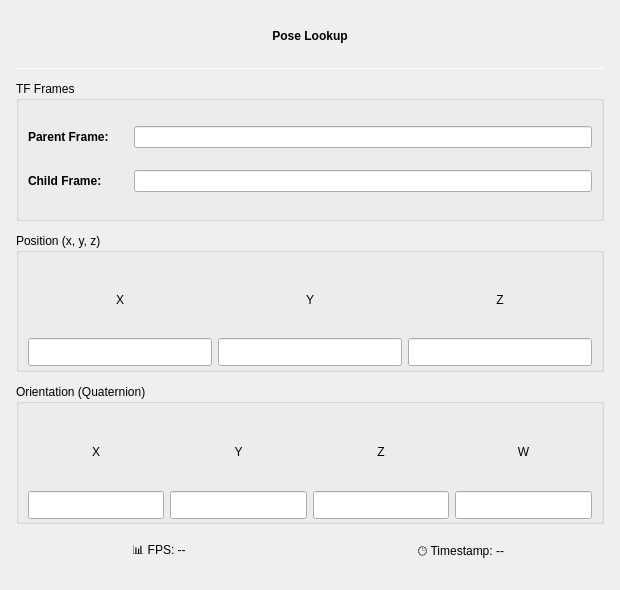
<?xml version="1.0" encoding="UTF-8"?>
<ui version="4.0">
 <class>Form</class>
 <widget class="QWidget" name="Form">
  <property name="geometry">
   <rect>
    <x>0</x>
    <y>0</y>
    <width>620</width>
    <height>590</height>
   </rect>
  </property>
  <property name="sizePolicy">
   <sizepolicy hsizetype="Expanding" vsizetype="Expanding">
    <horstretch>0</horstretch>
    <verstretch>0</verstretch>
   </sizepolicy>
  </property>
  <property name="windowTitle">
   <string>Pose Visualization</string>
  </property>
  <layout class="QVBoxLayout" name="verticalLayout">
   <property name="spacing">
    <number>12</number>
   </property>
   <property name="leftMargin">
    <number>16</number>
   </property>
   <property name="topMargin">
    <number>16</number>
   </property>
   <property name="rightMargin">
    <number>16</number>
   </property>
   <property name="bottomMargin">
    <number>16</number>
   </property>
   <item>
    <widget class="QLabel" name="label_topic_name">
     <property name="sizePolicy">
      <sizepolicy hsizetype="Expanding" vsizetype="Fixed">
       <horstretch>0</horstretch>
       <verstretch>0</verstretch>
      </sizepolicy>
     </property>
     <property name="minimumSize">
      <size>
       <width>0</width>
       <height>40</height>
      </size>
     </property>
     <property name="maximumSize">
      <size>
       <width>16777215</width>
       <height>40</height>
      </size>
     </property>
     <property name="font">
      <font>
       <family>Segoe UI</family>
       <weight>75</weight>
       <bold>true</bold>
      </font>
     </property>
     <property name="text">
      <string>Pose Lookup</string>
     </property>
     <property name="scaledContents">
      <bool>false</bool>
     </property>
     <property name="alignment">
      <set>Qt::AlignCenter</set>
     </property>
     <property name="wordWrap">
      <bool>false</bool>
     </property>
    </widget>
   </item>
   <item>
    <widget class="QFrame" name="frameSeparator">
     <property name="maximumSize">
      <size>
       <width>16777215</width>
       <height>1</height>
      </size>
     </property>
     <property name="frameShape">
      <enum>QFrame::HLine</enum>
     </property>
     <property name="frameShadow">
      <enum>QFrame::Sunken</enum>
     </property>
    </widget>
   </item>
   <item>
    <widget class="QGroupBox" name="groupBoxFrames">
     <property name="minimumSize">
      <size>
       <width>0</width>
       <height>80</height>
      </size>
     </property>
     <property name="title">
      <string>TF Frames</string>
     </property>
     <layout class="QVBoxLayout" name="verticalLayout_frames">
      <item>
       <layout class="QHBoxLayout" name="layout_parent_frame">
        <item>
         <widget class="QLabel" name="label_parent_frame">
          <property name="minimumSize">
           <size>
            <width>100</width>
            <height>0</height>
           </size>
          </property>
          <property name="font">
           <font>
            <weight>75</weight>
            <bold>true</bold>
           </font>
          </property>
          <property name="text">
           <string>Parent Frame:</string>
          </property>
         </widget>
        </item>
        <item>
         <widget class="QLineEdit" name="lineEdit_parent_frame">
          <property name="sizePolicy">
           <sizepolicy hsizetype="Expanding" vsizetype="Fixed">
            <horstretch>0</horstretch>
            <verstretch>0</verstretch>
           </sizepolicy>
          </property>
          <property name="minimumSize">
           <size>
            <width>0</width>
            <height>0</height>
           </size>
          </property>
          <property name="readOnly">
           <bool>true</bool>
          </property>
         </widget>
        </item>
       </layout>
      </item>
      <item>
       <layout class="QHBoxLayout" name="layout_child_frame">
        <item>
         <widget class="QLabel" name="label_child_frame">
          <property name="minimumSize">
           <size>
            <width>100</width>
            <height>0</height>
           </size>
          </property>
          <property name="font">
           <font>
            <weight>75</weight>
            <bold>true</bold>
           </font>
          </property>
          <property name="text">
           <string>Child Frame:</string>
          </property>
         </widget>
        </item>
        <item>
         <widget class="QLineEdit" name="lineEdit_child_frame">
          <property name="readOnly">
           <bool>true</bool>
          </property>
         </widget>
        </item>
       </layout>
      </item>
     </layout>
    </widget>
   </item>
   <item>
    <widget class="QGroupBox" name="groupBoxPosition">
     <property name="minimumSize">
      <size>
       <width>0</width>
       <height>90</height>
      </size>
     </property>
     <property name="title">
      <string>Position (x, y, z)</string>
     </property>
     <layout class="QHBoxLayout" name="horizontalLayout_position">
      <property name="spacing">
       <number>6</number>
      </property>
      <property name="bottomMargin">
       <number>3</number>
      </property>
      <item>
       <layout class="QVBoxLayout" name="layout_pos_x">
        <property name="spacing">
         <number>0</number>
        </property>
        <item>
         <widget class="QLabel" name="label_pos_x">
          <property name="text">
           <string>X</string>
          </property>
          <property name="alignment">
           <set>Qt::AlignCenter</set>
          </property>
         </widget>
        </item>
        <item>
         <widget class="QLineEdit" name="lineEdit_pos_x">
          <property name="minimumSize">
           <size>
            <width>80</width>
            <height>28</height>
           </size>
          </property>
          <property name="font">
           <font>
            <pointsize>11</pointsize>
           </font>
          </property>
          <property name="alignment">
           <set>Qt::AlignCenter</set>
          </property>
          <property name="readOnly">
           <bool>true</bool>
          </property>
         </widget>
        </item>
       </layout>
      </item>
      <item>
       <layout class="QVBoxLayout" name="layout_pos_y">
        <property name="spacing">
         <number>0</number>
        </property>
        <item>
         <widget class="QLabel" name="label_pos_y">
          <property name="text">
           <string>Y</string>
          </property>
          <property name="alignment">
           <set>Qt::AlignCenter</set>
          </property>
         </widget>
        </item>
        <item>
         <widget class="QLineEdit" name="lineEdit_pos_y">
          <property name="enabled">
           <bool>true</bool>
          </property>
          <property name="minimumSize">
           <size>
            <width>80</width>
            <height>28</height>
           </size>
          </property>
          <property name="font">
           <font>
            <pointsize>11</pointsize>
           </font>
          </property>
          <property name="alignment">
           <set>Qt::AlignCenter</set>
          </property>
          <property name="readOnly">
           <bool>true</bool>
          </property>
         </widget>
        </item>
       </layout>
      </item>
      <item>
       <layout class="QVBoxLayout" name="layout_pos_z">
        <property name="spacing">
         <number>0</number>
        </property>
        <item>
         <widget class="QLabel" name="label_pos_z">
          <property name="text">
           <string>Z</string>
          </property>
          <property name="alignment">
           <set>Qt::AlignCenter</set>
          </property>
         </widget>
        </item>
        <item>
         <widget class="QLineEdit" name="lineEdit_pos_z">
          <property name="minimumSize">
           <size>
            <width>80</width>
            <height>28</height>
           </size>
          </property>
          <property name="font">
           <font>
            <pointsize>11</pointsize>
           </font>
          </property>
          <property name="alignment">
           <set>Qt::AlignCenter</set>
          </property>
          <property name="readOnly">
           <bool>true</bool>
          </property>
         </widget>
        </item>
       </layout>
      </item>
     </layout>
    </widget>
   </item>
   <item>
    <widget class="QGroupBox" name="groupBoxOrientation">
     <property name="minimumSize">
      <size>
       <width>0</width>
       <height>80</height>
      </size>
     </property>
     <property name="title">
      <string>Orientation (Quaternion)</string>
     </property>
     <layout class="QHBoxLayout" name="horizontalLayout_orientation">
      <property name="bottomMargin">
       <number>2</number>
      </property>
      <item>
       <layout class="QVBoxLayout" name="layout_quat_x">
        <property name="spacing">
         <number>0</number>
        </property>
        <item>
         <widget class="QLabel" name="label_quat_x">
          <property name="text">
           <string>X</string>
          </property>
          <property name="alignment">
           <set>Qt::AlignCenter</set>
          </property>
         </widget>
        </item>
        <item>
         <widget class="QLineEdit" name="lineEdit_quat_x">
          <property name="minimumSize">
           <size>
            <width>80</width>
            <height>28</height>
           </size>
          </property>
          <property name="font">
           <font>
            <pointsize>11</pointsize>
           </font>
          </property>
          <property name="alignment">
           <set>Qt::AlignCenter</set>
          </property>
          <property name="readOnly">
           <bool>true</bool>
          </property>
         </widget>
        </item>
       </layout>
      </item>
      <item>
       <layout class="QVBoxLayout" name="layout_quat_y">
        <property name="spacing">
         <number>0</number>
        </property>
        <item>
         <widget class="QLabel" name="label_quat_y">
          <property name="text">
           <string>Y</string>
          </property>
          <property name="alignment">
           <set>Qt::AlignCenter</set>
          </property>
         </widget>
        </item>
        <item>
         <widget class="QLineEdit" name="lineEdit_quat_y">
          <property name="minimumSize">
           <size>
            <width>80</width>
            <height>28</height>
           </size>
          </property>
          <property name="font">
           <font>
            <pointsize>11</pointsize>
           </font>
          </property>
          <property name="alignment">
           <set>Qt::AlignCenter</set>
          </property>
          <property name="readOnly">
           <bool>true</bool>
          </property>
         </widget>
        </item>
       </layout>
      </item>
      <item>
       <layout class="QVBoxLayout" name="layout_quat_z">
        <property name="spacing">
         <number>0</number>
        </property>
        <item>
         <widget class="QLabel" name="label_quat_z">
          <property name="text">
           <string>Z</string>
          </property>
          <property name="alignment">
           <set>Qt::AlignCenter</set>
          </property>
         </widget>
        </item>
        <item>
         <widget class="QLineEdit" name="lineEdit_quat_z">
          <property name="minimumSize">
           <size>
            <width>80</width>
            <height>28</height>
           </size>
          </property>
          <property name="font">
           <font>
            <pointsize>11</pointsize>
           </font>
          </property>
          <property name="alignment">
           <set>Qt::AlignCenter</set>
          </property>
          <property name="readOnly">
           <bool>true</bool>
          </property>
         </widget>
        </item>
       </layout>
      </item>
      <item>
       <layout class="QVBoxLayout" name="layout_quat_w">
        <property name="spacing">
         <number>0</number>
        </property>
        <item>
         <widget class="QLabel" name="label_quat_w">
          <property name="text">
           <string>W</string>
          </property>
          <property name="alignment">
           <set>Qt::AlignCenter</set>
          </property>
         </widget>
        </item>
        <item>
         <widget class="QLineEdit" name="lineEdit_quat_w">
          <property name="minimumSize">
           <size>
            <width>80</width>
            <height>28</height>
           </size>
          </property>
          <property name="font">
           <font>
            <pointsize>11</pointsize>
           </font>
          </property>
          <property name="alignment">
           <set>Qt::AlignCenter</set>
          </property>
          <property name="readOnly">
           <bool>true</bool>
          </property>
         </widget>
        </item>
       </layout>
      </item>
     </layout>
    </widget>
   </item>
   <item>
    <layout class="QHBoxLayout" name="statusLayout">
     <property name="spacing">
      <number>16</number>
     </property>
     <item>
      <widget class="QLabel" name="label_frame_rate">
       <property name="sizePolicy">
        <sizepolicy hsizetype="Expanding" vsizetype="Fixed">
         <horstretch>0</horstretch>
         <verstretch>0</verstretch>
        </sizepolicy>
       </property>
       <property name="minimumSize">
        <size>
         <width>0</width>
         <height>30</height>
        </size>
       </property>
       <property name="maximumSize">
        <size>
         <width>16777215</width>
         <height>30</height>
        </size>
       </property>
       <property name="text">
        <string>📊 FPS: --</string>
       </property>
       <property name="scaledContents">
        <bool>false</bool>
       </property>
       <property name="alignment">
        <set>Qt::AlignCenter</set>
       </property>
       <property name="wordWrap">
        <bool>false</bool>
       </property>
      </widget>
     </item>
     <item>
      <widget class="QLabel" name="label_timestamp">
       <property name="sizePolicy">
        <sizepolicy hsizetype="Expanding" vsizetype="Fixed">
         <horstretch>0</horstretch>
         <verstretch>0</verstretch>
        </sizepolicy>
       </property>
       <property name="minimumSize">
        <size>
         <width>0</width>
         <height>30</height>
        </size>
       </property>
       <property name="maximumSize">
        <size>
         <width>16777215</width>
         <height>30</height>
        </size>
       </property>
       <property name="text">
        <string>🕒 Timestamp: --</string>
       </property>
       <property name="scaledContents">
        <bool>false</bool>
       </property>
       <property name="alignment">
        <set>Qt::AlignCenter</set>
       </property>
       <property name="wordWrap">
        <bool>false</bool>
       </property>
      </widget>
     </item>
    </layout>
   </item>
   <item>
    <spacer name="verticalSpacer">
     <property name="orientation">
      <enum>Qt::Vertical</enum>
     </property>
     <property name="sizeType">
      <enum>QSizePolicy::Fixed</enum>
     </property>
     <property name="sizeHint" stdset="0">
      <size>
       <width>20</width>
       <height>8</height>
      </size>
     </property>
    </spacer>
   </item>
  </layout>
 </widget>
 <resources/>
 <connections/>
</ui>
